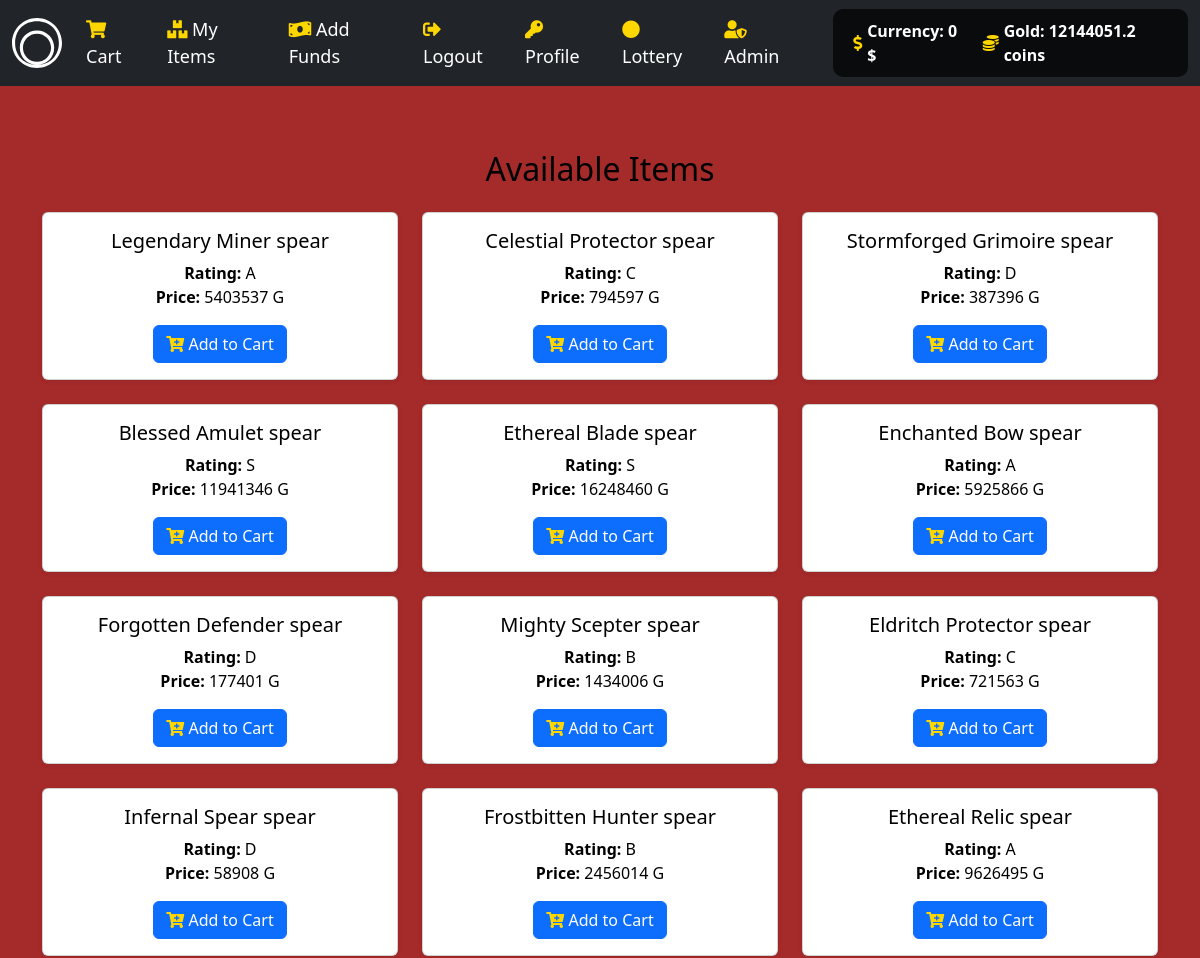
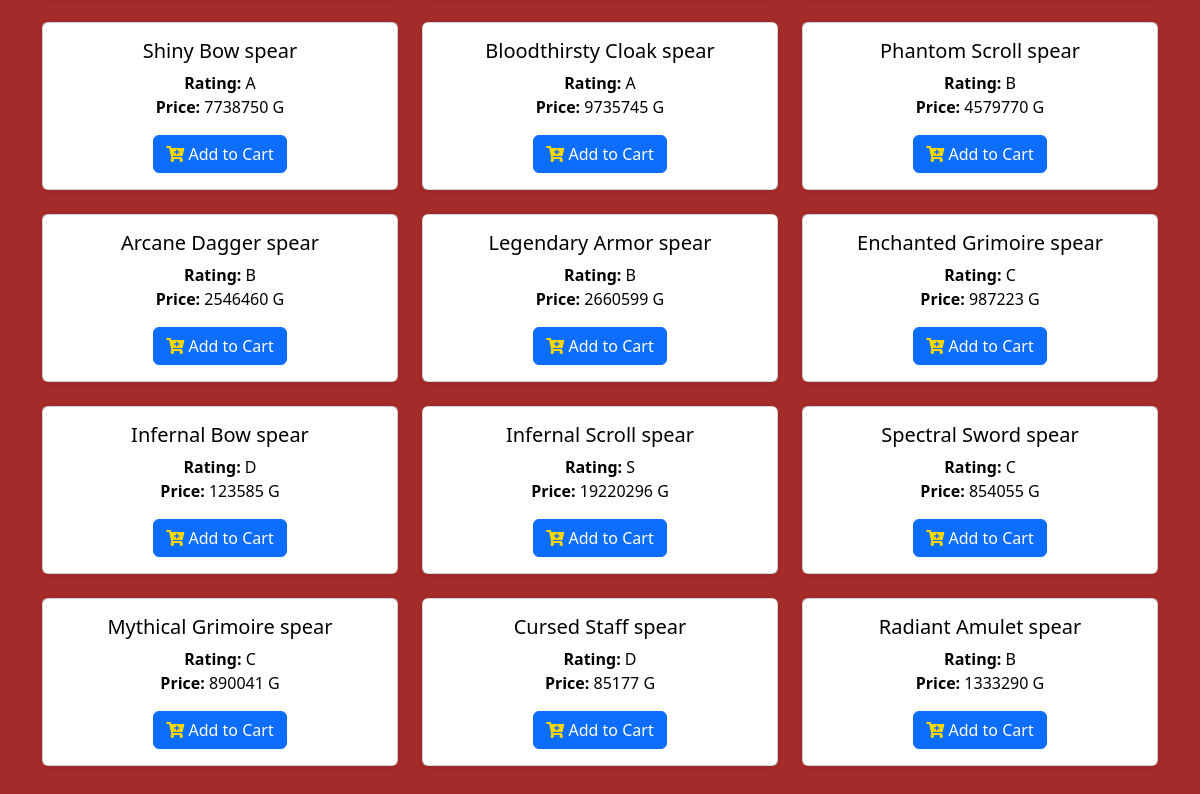
/item/spear (signed in), run on the app's committed database (2 pictures, top to bottom).
### tables this page shows
CREATE TABLE user_store(ID int PRIMARY KEY,Funds int,Gold int);

CREATE TABLE object(Object_ID int PRIMARY KEY,
Object_Name varchar(100),
Object_type varchar(20),
listing varchar(2),
rating varchar(1),
price int,
image_src varchar(1000));

### main.py (the view)
@app.get("/item/{category}", response_class=HTMLResponse)
async def get_category_items(request: Request, category: str):
    if category not in categories:
        return HTMLResponse(content="Category not found", status_code=404)
    user = request.session.get("user")
    items = listed_object_data_generator(category)
    L = balance_checker(user)
    L = list(L[0])
    if category == "gold":
        return RedirectResponse("/gold")
    context = {
        "request": request,
        "items": items,
        "user": user,
        "cash": L[0],
        "cashG": L[1]
    }
    return templates.TemplateResponse(f"{category}.html", context)

### templates/spear.html
{% extends "sword.html" %}

### templates/sword.html (shortened to what this page needs)
{% extends "layout.html" %}
{% block main %}
<div class="container mt-3">
    <h2 class="mb-4 text-center">Available Items</h2>
    <div id="item-container" class="row">
        {% for i in items %}
        <div class="col-md-4 mb-4">
            <div class="card shadow-sm h-100">
                <div class="card-body">
                    <h5 class="card-title">{{ i[1] }}</h5>
                    <p class="card-text">
                        <strong>Rating:</strong> {{ i[4] }}<br>
                        <strong>Price:</strong> {{ i[5] }} G
                    </p>
                    <button onclick="addToCart( '{{ i[0] }}'  , '{{ i[2] }}')" class="btn btn-primary btn-block">
                        <i class="fas fa-cart-plus"></i> Add to Cart
                    </button>
                </div>
            </div>
        </div>
        {% endfor %}
    </div>
</div>
{% endblock %}

### templates/layout.html (shortened to what this page needs)
<!DOCTYPE html>
<html lang="en">
<head>
    <link href="https://cdn.jsdelivr.net/npm/bootstrap@5.2.3/dist/css/bootstrap.min.css" rel="stylesheet">
    <link href="https://cdnjs.cloudflare.com/ajax/libs/font-awesome/5.15.1/css/all.min.css" rel="stylesheet">
    <link href="/static/CSSS.css" rel="stylesheet">
</head>
<body>
    <nav class="navbar navbar-expand-lg navbar-dark bg-dark">
        <div class="container-fluid">
            <a class="navbar-brand" href="/">
            </a>
            <div class="collapse navbar-collapse" id="mynavbar">
                {% if user %}
                <ul class="navbar-nav me-auto">
                    <li class="nav-item"><a class="nav-link" href="/cart"><i class="fas fa-shopping-cart"></i> Cart</a></li>
                    <li class="nav-item"><a class="nav-link" href="/objs"><i class="fas fa-boxes"></i> My Items</a></li>
                    <li class="nav-item"><a class="nav-link" href="/buy"><i class="fas fa-money-bill-wave"></i> Add Funds</a></li>
                    <li class="nav-item"><a class="nav-link" href="/logout"><i class="fas fa-sign-out-alt"></i> Logout</a></li>
                    <li class="nav-item"><a class="nav-link" href="/profile"><i class="fas fa-key"></i> Profile </a></li>
                    <li class="nav-item"><a class="nav-link" href="/lottery-wheel"><i class="fas fa-circle"></i> Lottery</a></li>
                    {% if user == 1 %}
                    <li class="nav-item"><a class="nav-link" href="/admin"><i class="fas fa-user-shield"></i> Admin</a></li>
                    {% endif %}
                </ul>
                <div class="balance-widget">
                    <div class="value">
                        <i class="fas fa-dollar-sign"></i> Currency: {{ cash }} $
                    </div>
                    <div class="value">
                        <i class="fas fa-coins"></i> Gold: {{ cashG }} coins
                    </div>
                </div>
                {% else %}
                <ul class="navbar-nav me-auto">
                    <li class="nav-item"><a class="nav-link" href="/register"><i class="fas fa-user-plus"></i> Register</a></li>
                    <li class="nav-item"><a class="nav-link" href="/login"><i class="fas fa-sign-in-alt"></i> Login</a></li>
                </ul>
                {% endif %}
            </div>
        </div>
    </nav>
    <main class="container-fluid py-5 text-center main-content">
        {% block main %}{% endblock %}
    </main>
</body>
</html>

### templates/layout.html (style rules this page uses)
body { background-color: brown; background-size: cover; background-position: center; background-repeat: repeat; height: 100vh; color: white; }
.navbar-brand img, .navbar-brand svg { height: 50px; }
.balance-widget { background-color: rgba(0, 0, 0, 0.7); border-radius: 10px; padding: 10px; margin-left: 15px; display: flex; align-items: center; justify-content: center; color: white; }
.balance-widget .value { margin: 0 10px; font-weight: bold; display: flex; align-items: center; }
.balance-widget i { margin-right: 5px; }
.navbar-nav .nav-link { color: white; font-size: 18px; margin-right: 10px; }
.main-content { padding: 20px; border-radius: 10px; color: black; }
.fas, .far { color: #ffd700; }

### data on the page
user_store: Gold "12144051.2"
object: Object_Name "Legendary Miner spear", rating "A", price "5403537"
object: Object_Name "Celestial Protector spear", rating "C", price "794597"
object: Object_Name "Stormforged Grimoire spear", rating "D", price "387396"
object: Object_Name "Blessed Amulet spear", rating "S", price "11941346"
object: Object_Name "Ethereal Blade spear", rating "S", price "16248460"
object: Object_Name "Enchanted Bow spear", rating "A", price "5925866"
object: Object_Name "Forgotten Defender spear", rating "D", price "177401"
object: Object_Name "Mighty Scepter spear", rating "B", price "1434006"
object: Object_Name "Eldritch Protector spear", rating "C", price "721563"
object: Object_Name "Infernal Spear spear", rating "D", price "58908"
object: Object_Name "Frostbitten Hunter spear", rating "B", price "2456014"
object: Object_Name "Ethereal Relic spear", rating "A", price "9626495"
object: Object_Name "Shiny Bow spear", rating "A", price "7738750"
object: Object_Name "Bloodthirsty Cloak spear", rating "A", price "9735745"
object: Object_Name "Phantom Scroll spear", rating "B", price "4579770"
object: Object_Name "Arcane Dagger spear", rating "B", price "2546460"
object: Object_Name "Legendary Armor spear", rating "B", price "2660599"
object: Object_Name "Enchanted Grimoire spear", rating "C", price "987223"
object: Object_Name "Infernal Bow spear", rating "D", price "123585"
object: Object_Name "Infernal Scroll spear", rating "S", price "19220296"
object: Object_Name "Spectral Sword spear", rating "C", price "854055"
object: Object_Name "Mythical Grimoire spear", rating "C", price "890041"
object: Object_Name "Cursed Staff spear", rating "D", price "85177"
object: Object_Name "Radiant Amulet spear", rating "B", price "1333290"

### other printed values
{{ cash }} "0"
